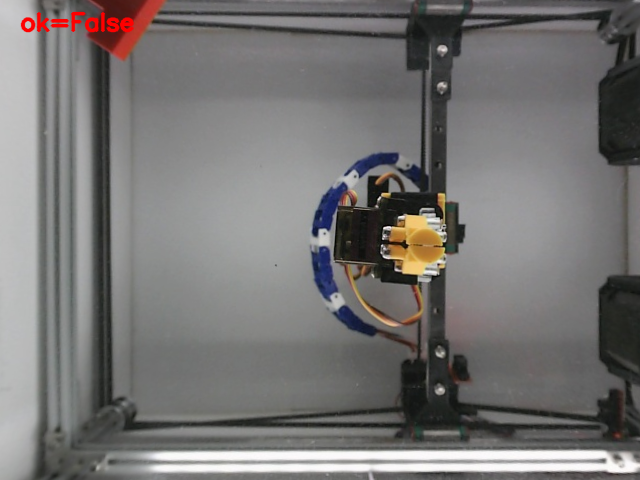
#> input picture data/map/robot2/debug_failed_points/idx_0479_x_0.545312_y_0.448750/frame_00_overlay.png, 640 x 480 px, given in place of T_test.png, which was not available
$ python merged_T_det_refactored.py
#> lines starting #> are read from the running program, lines starting #| are printed output that depends on the picture; after the words box and inside, x2 and y2 are one past the last pixel; in counts of white or black regions, pixels touching at a corner belong together; pictures that were not available may be replaced by others from this repository, and a replacement may not be noted
import cv2
import numpy as np
import math
from typing import Any, Dict, Iterable, List, Optional, Sequence, Tuple


"""
Detector for CloudGripper Task1 objects.

Design intent
-------------
1. This file should do DETECTION in pixel space only.
2. Camera calibration / undistortion / image flip / rotation are expected to be
   handled OUTSIDE this file before calling the detector.
3. Pixel -> workspace conversion is also handled OUTSIDE this file through an
   injected mapper (for example calibration.pixel_to_workspace.PixelToWorkspaceMapper).
4. T-shape is normalized to the Task1 internal name "T_BASE".

Expected image input
--------------------

Canonical preprocessing for perception is:
    raw distorted image -> undistort only

"""


# ================================
# 1. Utility functions
# ================================
def load_first_frame(path: str):
#> called with path = 'C:\\Users\\wlsdud\\Desktop\\T_test.png'
    image = cv2.imread(path)
    if image is not None:
        return image

    cap = cv2.VideoCapture(path)
    ret, frame = cap.read()
#> frame is the input picture: shape (480, 640, 3); mean B, G, R 115.5, 116.4, 118.5
    cap.release()

    if not ret:
        return None
    return frame


def apply_morphology(mask: np.ndarray, kernel_size: int = 5) -> np.ndarray:
    kernel = np.ones((kernel_size, kernel_size), np.uint8)
    mask = cv2.morphologyEx(mask, cv2.MORPH_OPEN, kernel)
    mask = cv2.morphologyEx(mask, cv2.MORPH_CLOSE, kernel)
    return mask


# [86 lines left out: functions order_points, contour_center_from_moments, rectangle_theta_deg_from_box, find_bottom_edge_points, reconstruct_square_top, compute_square_center_from_bottom, not called in this run]


def enclosing_circle_fill_ratio(contour: np.ndarray):
    area = cv2.contourArea(contour)
    (x, y), radius = cv2.minEnclosingCircle(contour)
    circle_area = np.pi * (radius ** 2)

    if circle_area < 1e-6:
        return 0.0, (x, y), radius

    fill_ratio = area / circle_area
    return fill_ratio, (x, y), radius


def contour_solidity(contour: np.ndarray) -> float:
    area = cv2.contourArea(contour)
    hull = cv2.convexHull(contour)
    hull_area = cv2.contourArea(hull)
    if hull_area < 1e-6:
        return 0.0
    return float(area / hull_area)


# [132 lines left out: functions get_object_aligned_axes, project_points_to_local_frame, robust_rectangle_face_center_from_contour, not called in this run]


# ================================
# 2. Result builders (PIXEL SPACE ONLY)
# ================================
def make_circle_result(role: str, color_name: str, center_px: Tuple[int, int], radius_px: float, contour_area: float):
    return {
        "detected": True,
        "shape": "circle",
        "role": role,
        "color": color_name,
        "center_px": tuple(center_px),
        "radius_px": float(radius_px),
        "area_px": float(contour_area),
    }


# [18 lines left out: function make_rectangle_result, not called in this run]


def make_t_shape_result(
    role: str,
    color_name: str,
    corners_px: Sequence[Tuple[int, int]],
    center_px: Tuple[int, int],
    theta_deg: float,
    contour_area: float,
    bar_thickness_px: float,
    stem_thickness_px: float,
):
    return {
        "detected": True,
        "shape": "T_BASE",
        "role": role,
        "color": color_name,
        "corners_px": [tuple(p) for p in corners_px],
        "center_px": tuple(center_px),
        "theta_deg": float(theta_deg),
        "area_px": float(contour_area),
        "bar_thickness_px": float(bar_thickness_px),
        "stem_thickness_px": float(stem_thickness_px),
    }


# ================================
# 3. Detector functions
# ================================
def detect_yellow_gripper(image: np.ndarray):
    hsv = cv2.cvtColor(image, cv2.COLOR_BGR2HSV)

    lower_yellow = np.array([10, 120, 120], dtype=np.uint8)
    upper_yellow = np.array([17, 255, 255], dtype=np.uint8)

    mask = cv2.inRange(hsv, lower_yellow, upper_yellow)
    mask = apply_morphology(mask, kernel_size=5)

    contours, _ = cv2.findContours(mask, cv2.RETR_EXTERNAL, cv2.CHAIN_APPROX_SIMPLE)

    debug = {
        "mask": mask,
        "contours": contours,
    }

    if len(contours) == 0:
        return None, debug

    contour = max(contours, key=cv2.contourArea)
    area = cv2.contourArea(contour)

    if area < 100:
        return None, debug

    (x, y), radius = cv2.minEnclosingCircle(contour)
    center = (int(x), int(y))
    radius = int(radius)

    result = make_circle_result(
        role="gripper",
        color_name="yellow",
        center_px=center,
        radius_px=radius,
        contour_area=area,
    )
    result["source"] = "detect_yellow_gripper"
    return result, debug


def detect_red_t_shape_template(
    contour: np.ndarray,
    contour_area: Optional[float] = None,
    bar_thickness_ratio: float = 0.2,
    stem_thickness_ratio: float = 0.2,
):
    if contour_area is None:
        contour_area = cv2.contourArea(contour)

    if contour_area < 300:
        return None

    M = cv2.moments(contour)
    if M["m00"] == 0:
        return None

    mc_x = float(M["m10"] / M["m00"])
    mc_y = float(M["m01"] / M["m00"])

    rect = cv2.minAreaRect(contour)
    (cx, cy), (w, h), angle_deg = rect
    angle_rad = math.radians(angle_deg)

    v_stem = np.array([cx - mc_x, cy - mc_y], dtype=np.float32)
    norm = np.linalg.norm(v_stem)

    candidates = [
        (math.cos(angle_rad), math.sin(angle_rad), w, h, angle_rad),
        (math.cos(angle_rad + math.pi / 2), math.sin(angle_rad + math.pi / 2), h, w, angle_rad + math.pi / 2),
        (math.cos(angle_rad + math.pi), math.sin(angle_rad + math.pi), w, h, angle_rad + math.pi),
        (math.cos(angle_rad + 3 * math.pi / 2), math.sin(angle_rad + 3 * math.pi / 2), h, w, angle_rad + 3 * math.pi / 2),
    ]

    if norm > 1e-6:
        v_stem = v_stem / norm
        best_candidate = max(candidates, key=lambda c: v_stem[0] * c[0] + v_stem[1] * c[1])
    else:
        best_candidate = max(candidates, key=lambda c: c[2])

    _, _, L, W, final_theta_rad = best_candidate

    bar_thickness = float(max(2.0, L * bar_thickness_ratio))
    stem_thickness = float(max(2.0, W * stem_thickness_ratio))

    pts_local = np.array([
        [-L / 2, -W / 2],
        [-L / 2 + bar_thickness, -W / 2],
        [-L / 2 + bar_thickness, -stem_thickness / 2],
        [L / 2, -stem_thickness / 2],
        [L / 2, stem_thickness / 2],
        [-L / 2 + bar_thickness, stem_thickness / 2],
        [-L / 2 + bar_thickness, W / 2],
        [-L / 2, W / 2],
    ], dtype=np.float32)

    cos_t = math.cos(final_theta_rad)
    sin_t = math.sin(final_theta_rad)
    R = np.array([[cos_t, -sin_t], [sin_t, cos_t]], dtype=np.float32)

    rotated_pts = np.dot(pts_local, R.T) + np.array([cx, cy], dtype=np.float32)
    corners_px = [(int(round(p[0])), int(round(p[1]))) for p in rotated_pts]
    center_px = (int(round(cx)), int(round(cy)))
    theta_deg = float(math.degrees(final_theta_rad))

    result = make_t_shape_result(
        role="object",
        color_name="red",
        corners_px=corners_px,
        center_px=center_px,
        theta_deg=theta_deg,
        contour_area=contour_area,
        bar_thickness_px=bar_thickness,
        stem_thickness_px=stem_thickness,
    )
    result["source"] = "detect_red_object_T_BASE_template"
    return result


def detect_red_object(
    image: np.ndarray,
    circle_fill_threshold: float = 0.76,
    t_solidity_threshold: float = 0.88,
    bar_thickness_ratio: float = 0.3,
    stem_thickness_ratio: float = 0.3,
):
    """
    Unified red object detector.
    - If fill ratio >= threshold: circle
    - Else if solidity < threshold: T_BASE
    - Else: rectangle
    """
#> called with circle_fill_threshold = 0.76, t_solidity_threshold = 0.88, bar_thickness_ratio = 0.35, stem_thickness_ratio = 0.35
    hsv = cv2.cvtColor(image, cv2.COLOR_BGR2HSV)
#> hsv: shape (480, 640, 3); mean H, S, V 63, 13.3, 120

    lower_red1 = np.array([0, 80, 80], dtype=np.uint8)
    upper_red1 = np.array([10, 255, 255], dtype=np.uint8)

    lower_red2 = np.array([170, 80, 80], dtype=np.uint8)
    upper_red2 = np.array([179, 255, 255], dtype=np.uint8)

    mask1 = cv2.inRange(hsv, lower_red1, upper_red1)
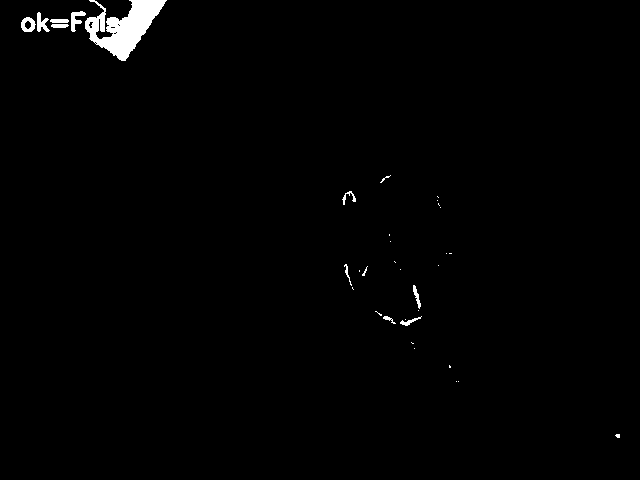
#> mask1: shape (480, 640); 1.1% white; 35 white regions (23 under 20 px), largest, box (x1, y1, x2, y2) and area: (85, 0, 167, 61) 2366, (71, 11, 86, 32) 151, (37, 12, 50, 32) 140
    mask2 = cv2.inRange(hsv, lower_red2, upper_red2)
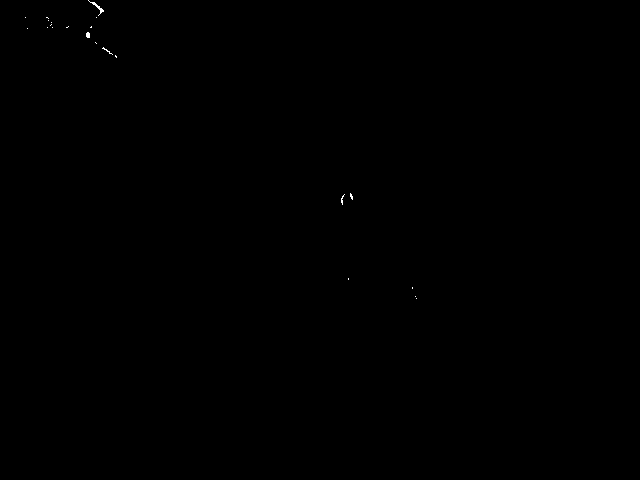
#> mask2: shape (480, 640); 0.05% white in thin lines or dots, all inside (x1, y1, x2, y2) = (25, 0, 417, 299)
    mask = cv2.bitwise_or(mask1, mask2)
#> mask: shape (480, 640); 1.1% white; 35 white regions (23 under 20 px), largest, box (x1, y1, x2, y2) and area: (85, 0, 167, 61) 2460, (71, 11, 86, 32) 151, (37, 12, 50, 32) 145
    mask = apply_morphology(mask, kernel_size=5)
#> in apply_morphology, `mask = cv2.morphologyEx(mask, cv2.MORPH_OPEN, kernel)`:
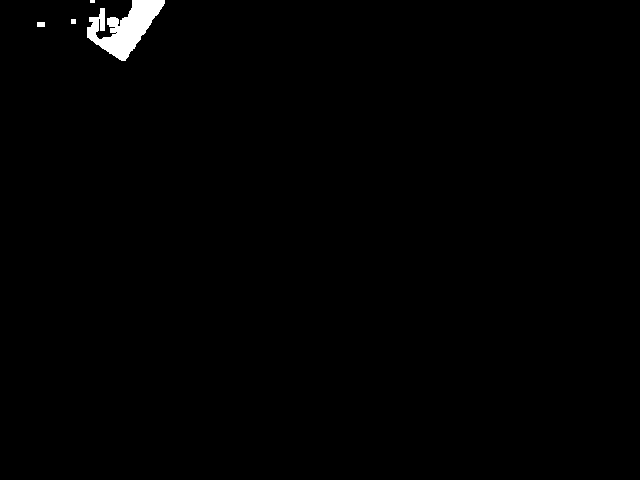
#> mask: shape (480, 640); 0.78% white; 4 white regions (1 under 20 px), largest, box (x1, y1, x2, y2) and area: (87, 0, 165, 61) 2305, (37, 22, 45, 27) 40, (71, 19, 76, 24) 25

    contours, _ = cv2.findContours(mask, cv2.RETR_EXTERNAL, cv2.CHAIN_APPROX_SIMPLE)
#> contours = 4 contours, 2 with area under 20; largest, box (x1, y1, x2, y2) and area: (87, 0, 165, 61) 2367, (37, 22, 45, 27) 28
#> (the rest of the program and of its run is left out)
